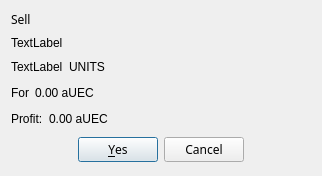
<?xml version="1.0" encoding="UTF-8"?>
<ui version="4.0">
 <class>SellDialog</class>
 <widget class="QDialog" name="SellDialog">
  <property name="windowModality">
   <enum>Qt::ApplicationModal</enum>
  </property>
  <property name="geometry">
   <rect>
    <x>0</x>
    <y>0</y>
    <width>318</width>
    <height>176</height>
   </rect>
  </property>
  <property name="windowTitle">
   <string>Dialog</string>
  </property>
  <property name="styleSheet">
   <string notr="true">font: 500 9pt &quot;Yu Gothic Medium&quot;;</string>
  </property>
  <layout class="QVBoxLayout" name="verticalLayout">
   <item>
    <widget class="QLabel" name="label">
     <property name="font">
      <font>
       <family>Yu Gothic Medium</family>
       <pointsize>9</pointsize>
       <italic>false</italic>
       <fontweight>Medium</fontweight>
      </font>
     </property>
     <property name="text">
      <string>Sell </string>
     </property>
    </widget>
   </item>
   <item>
    <widget class="QLabel" name="editCargoNameLabel">
     <property name="text">
      <string>TextLabel</string>
     </property>
    </widget>
   </item>
   <item>
    <layout class="QHBoxLayout" name="horizontalLayout_3">
     <item>
      <widget class="QLabel" name="editCargoAmountLabel">
       <property name="text">
        <string>TextLabel</string>
       </property>
      </widget>
     </item>
     <item>
      <widget class="QLabel" name="label_2">
       <property name="text">
        <string>UNITS</string>
       </property>
      </widget>
     </item>
     <item>
      <spacer name="horizontalSpacer">
       <property name="orientation">
        <enum>Qt::Horizontal</enum>
       </property>
       <property name="sizeHint" stdset="0">
        <size>
         <width>40</width>
         <height>20</height>
        </size>
       </property>
      </spacer>
     </item>
    </layout>
   </item>
   <item>
    <layout class="QHBoxLayout" name="horizontalLayout_2">
     <item>
      <widget class="QLabel" name="label_3">
       <property name="text">
        <string>For</string>
       </property>
      </widget>
     </item>
     <item>
      <widget class="QLabel" name="editSellForLabel">
       <property name="text">
        <string>0.00 aUEC</string>
       </property>
      </widget>
     </item>
     <item>
      <spacer name="horizontalSpacer_2">
       <property name="orientation">
        <enum>Qt::Horizontal</enum>
       </property>
       <property name="sizeHint" stdset="0">
        <size>
         <width>40</width>
         <height>20</height>
        </size>
       </property>
      </spacer>
     </item>
    </layout>
   </item>
   <item>
    <layout class="QHBoxLayout" name="horizontalLayout">
     <item>
      <widget class="QLabel" name="label_5">
       <property name="text">
        <string>Profit:</string>
       </property>
      </widget>
     </item>
     <item>
      <widget class="QLabel" name="editProfitLabel">
       <property name="text">
        <string>0.00 aUEC</string>
       </property>
      </widget>
     </item>
     <item>
      <spacer name="horizontalSpacer_3">
       <property name="orientation">
        <enum>Qt::Horizontal</enum>
       </property>
       <property name="sizeHint" stdset="0">
        <size>
         <width>40</width>
         <height>20</height>
        </size>
       </property>
      </spacer>
     </item>
    </layout>
   </item>
   <item>
    <widget class="QDialogButtonBox" name="buttonBox">
     <property name="sizePolicy">
      <sizepolicy hsizetype="Fixed" vsizetype="Fixed">
       <horstretch>0</horstretch>
       <verstretch>0</verstretch>
      </sizepolicy>
     </property>
     <property name="minimumSize">
      <size>
       <width>300</width>
       <height>30</height>
      </size>
     </property>
     <property name="maximumSize">
      <size>
       <width>200</width>
       <height>16777215</height>
      </size>
     </property>
     <property name="font">
      <font>
       <family>Yu Gothic Medium</family>
       <pointsize>9</pointsize>
       <italic>false</italic>
       <fontweight>Medium</fontweight>
      </font>
     </property>
     <property name="orientation">
      <enum>Qt::Horizontal</enum>
     </property>
     <property name="standardButtons">
      <set>QDialogButtonBox::Cancel|QDialogButtonBox::Yes</set>
     </property>
     <property name="centerButtons">
      <bool>true</bool>
     </property>
    </widget>
   </item>
  </layout>
 </widget>
 <resources/>
 <connections>
  <connection>
   <sender>buttonBox</sender>
   <signal>accepted()</signal>
   <receiver>SellDialog</receiver>
   <slot>accept()</slot>
   <hints>
    <hint type="sourcelabel">
     <x>248</x>
     <y>254</y>
    </hint>
    <hint type="destinationlabel">
     <x>157</x>
     <y>274</y>
    </hint>
   </hints>
  </connection>
  <connection>
   <sender>buttonBox</sender>
   <signal>rejected()</signal>
   <receiver>SellDialog</receiver>
   <slot>reject()</slot>
   <hints>
    <hint type="sourcelabel">
     <x>316</x>
     <y>260</y>
    </hint>
    <hint type="destinationlabel">
     <x>286</x>
     <y>274</y>
    </hint>
   </hints>
  </connection>
 </connections>
</ui>
